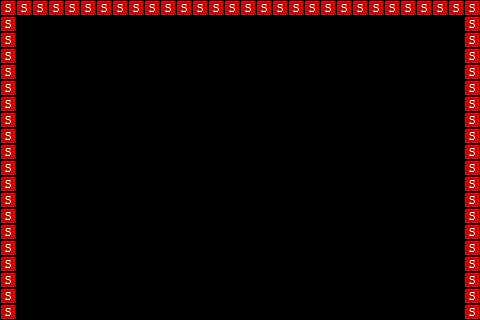

A level layout from a 2D game, rendered from its tile map. Below: a short description, then the map file with tile-grid data replaced by summaries:
An orthogonal 30x20 tile map with 16x16 px tiles, 2 tile layers (BackGround, collision), 2 tilesets and 18 objects (17x brick, paddle).

<map version="1.0" orientation="orthogonal" width="30" height="20" tilewidth="16" tileheight="16" backgroundcolor="#000000">
 <tileset firstgid="1" name="tiles" tilewidth="16" tileheight="16">
  <image source="../img/tiles.png" width="80" height="224" />
 </tileset>
 <tileset firstgid="71" name="solid-tile" tilewidth="16" tileheight="16">
  <image source="../img/solid-tile.png" width="16" height="16" />
 </tileset>
 <layer name="BackGround" width="30" height="20">
  <data>[600 cells, 68 non-empty, 1 distinct tile ids]</data>
 </layer>
 <objectgroup color="#00ff00" name="entity-paddle" width="30" height="20">
  <object name="paddle" x="208" y="256" width="48" height="16" />
 </objectgroup>
 <objectgroup color="#ff0000" name="entities-brick" width="30" height="20">
  <object name="brick" x="64" y="48" width="32" height="16" />
  <object name="brick" x="128" y="48" width="32" height="16" />
  <object name="brick" x="192" y="48" width="32" height="16" />
  <object name="brick" x="256" y="48" width="32" height="16" />
  <object name="brick" x="320" y="48" width="32" height="16" />
  <object name="brick" x="384" y="48" width="32" height="16" />
  <object name="brick" x="352" y="80" width="32" height="16" />
  <object name="brick" x="288" y="80" width="32" height="16" />
  <object name="brick" x="224" y="80" width="32" height="16" />
  <object name="brick" x="160" y="80" width="32" height="16" />
  <object name="brick" x="96" y="80" width="32" height="16" />
  <object name="brick" x="64" y="112" width="32" height="16" />
  <object name="brick" x="128" y="112" width="32" height="16" />
  <object name="brick" x="256" y="112" width="32" height="16" />
  <object name="brick" x="192" y="112" width="32" height="16" />
  <object name="brick" x="320" y="112" width="32" height="16" />
  <object name="brick" x="384" y="112" width="32" height="16" />
 </objectgroup>
 <layer name="collision" width="30" height="20" opacity="0.97">
  <data>[600 cells, 68 non-empty, 1 distinct tile ids]</data>
 </layer>
</map>
